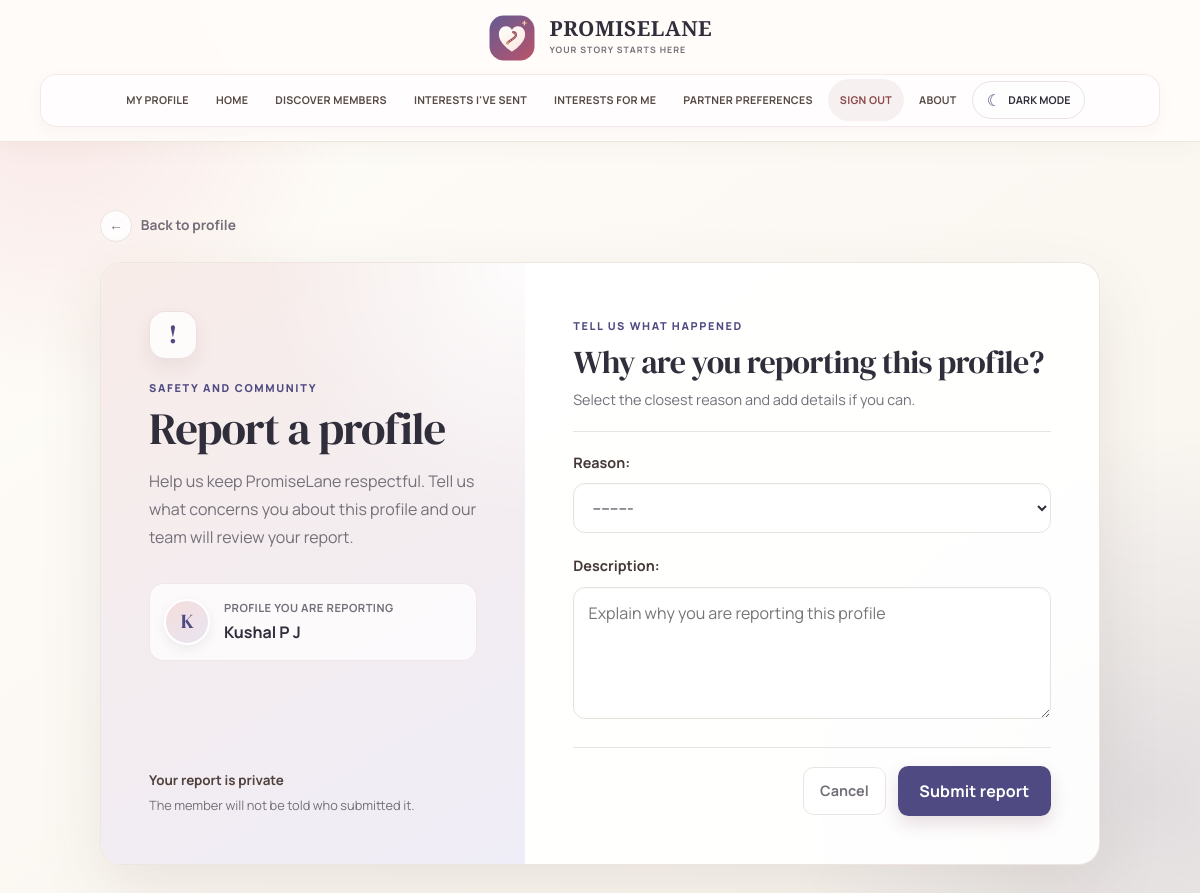
Page /connections/report_profile/4 (signed in) on the committed database.
### user_profile/models.py (models this page shows)
class MatrimonialProfile(models.Model):
    RELIGION_CHOICES = [
        ('Hindu','Hindu'),
        ('Muslim','Muslim'),
        ('Christian','Christaian'),
        ('Other','Other')
    ]
    MARITAL_STATUS_CHOICES = [
        ('Single','Single'),
        ('Divorced','Divorced'),
        ('Widowed','Widowed'),
    ]
    user = models.OneToOneField(CustomUser,on_delete=models.CASCADE,related_name='matrimonial_profile')
    religion = models.CharField(max_length=30,choices=RELIGION_CHOICES)
    caste = models.CharField(max_length=100,blank=True)
    height = models.CharField(max_length=20,blank=True)
    marital_status = models.CharField(
        max_length=30,
        choices = MARITAL_STATUS_CHOICES,
        default='Single'
    )
    education = models.CharField(max_length=150)
    occupation = models.CharField(max_length=150)
    annual_income = models.CharField(max_length=100,blank=True)
    city = models.CharField(max_length=100)
    state = models.CharField(max_length=100)
    about = models.TextField(blank=True)
    created_at = models.DateTimeField(auto_now_add=True)
    updated_at = models.DateTimeField(auto_now=True)
    is_active = models.BooleanField(default=True)

### authen/models.py (models this page shows)
class CustomUser(AbstractUser):
    age = models.PositiveIntegerField(default=0)
    phone = models.IntegerField(default=0)
    gender = models.CharField(max_length=30,blank=True)
    dob = models.DateField(null=True,blank=True,validators={validate_age})

### connections/views.py (the view)
# urls.py: path('report_profile/<int:pk>',report_profile,name='report_profile'),
@login_required
def report_profile(request,pk):
    profile = get_object_or_404(MatrimonialProfile,id=pk,is_active=True)
    reported_user = profile.user
    if reported_user == request.user:
        messages.error(request,'You cannot report your own profile')
        return redirect('browse_profiles')
    is_blocked = BlockedUser.objects.filter(
        Q(blocker=request.user,blocked=reported_user) |
        Q(blocker=reported_user,blocked=request.user)
    ).exists()
    if is_blocked:
        messages.error(request,"You cannot report this profile")
        return redirect('browse_profiles')
    if request.method == 'POST':
        already_reported = Report.objects.filter(
            reporter=request.user,
            reported_user=reported_user,
            status='Pending'
        ).exists()
        if already_reported:
            messages.warning(request,"You have already reported this profile.")
            return redirect('profile_detail',pk=pk)
        form = ReportForm(request.POST)
        if form.is_valid():
            report = form.save(commit=False)
            report.reporter = request.user
            report.reported_user = reported_user
            report.save()
            messages.success(request,"Profile reported successfully.")
            return redirect('profile_detail',pk=pk)
    else:
        form = ReportForm()
    return render(request,'report_profile.html',{'form':form,'profile':profile})

### connections/forms.py
class ReportForm(forms.ModelForm):
    class Meta:
        model = Report
        fields = ['reason','description']
        widgets = {
            'description':forms.Textarea(
                attrs={
                    'rows':4,
                    'placeholder':'Explain why you are reporting this profile'
                }
            )
        }

### connections/templates/report_profile.html (shortened to what this page needs)
{% extends 'main.html' %}
{% load static %}
{% block page_styles %}
<link rel="stylesheet" href="{% static 'connections/report_profile.css' %}">
{% endblock %}
{% block content %}
<section class="report-page">
    <a class="report-back" href="{% url 'profile_detail' profile.id %}">
        <span aria-hidden="true">&#8592;</span>
        Back to profile
    </a>
    <div class="report-layout">
        <aside class="report-intro">
            <span class="report-icon" aria-hidden="true">!</span>
            <span class="report-eyebrow">Safety and community</span>
            <h1>Report a profile</h1>
            <p class="report-intro-copy">
                Help us keep PromiseLane respectful. Tell us what concerns you about this profile
                and our team will review your report.
            </p>
            <div class="report-member">
                <span class="report-avatar" aria-hidden="true">
                    {{ profile.user.get_full_name|default:profile.user.username|first|upper }}
                </span>
                <span class="report-member-copy">
                    <span>Profile you are reporting</span>
                    <strong>{{ profile.user.get_full_name|default:profile.user.username }}</strong>
                </span>
            </div>
            <div class="report-privacy">
                <strong>Your report is private</strong>
                <p>The member will not be told who submitted it.</p>
            </div>
        </aside>
        <div class="report-card">
            <div class="report-card-heading">
                <span class="report-eyebrow">Tell us what happened</span>
                <h2>Why are you reporting this profile?</h2>
                <p>Select the closest reason and add details if you can.</p>
            </div>
            <form class="report-form" action="" method="POST">
                <div class="report-field">
                    {{ form.reason.label_tag }}
                    {{ form.reason }}
                </div>
                <div class="report-field">
                    {{ form.description.label_tag }}
                    {{ form.description }}
                </div>
                <div class="report-actions">
                    <a class="report-cancel" href="{% url 'profile_detail' profile.id %}">Cancel</a>
                    <button class="report-submit" type="submit">Submit report</button>
                </div>
            </form>
        </div>
    </div>
</section>
{% endblock %}

### static/css/main.css (style rules this page uses)
:root { font-family: 'DM Sans', sans-serif; color: #29211f; background: #fffaf7; font-synthesis: none; text-rendering: optimizeLegibility; -webkit-font-smoothing: antialiased; -moz-osx-font-smoothing: grayscale; --ink: #29211f; --muted: #766b67; --wine: #883d50; --wine-dark: #713044; --rose: #f6e8e5; --line: #eee3df; --gold: #b9875f; --surface: rgba(255, 255, 255, 0.94); --shadow: 0 18px 50px rgba(76, 48, 43, 0.09); }
* { box-sizing: border-box; }
html { min-width: 320px; scroll-behavior: smooth; }
body { position: relative; min-height: 100vh; margin: 0; overflow-x: hidden; background: radial-gradient(ellipse at 12% 18%, rgba(244, 224, 218, 0.72), transparent 34rem), radial-gradient(ellipse at 92% 78%, rgba(245, 232, 216, 0.62), transparent 32rem), #fffaf7; color: var(--ink); font-size: 16px; line-height: 1.65; }
body::before { position: fixed; z-index: -1; top: 0; right: -10rem; width: 30rem; height: 30rem; border: 1px solid rgba(136, 61, 80, 0.08); border-radius: 50%; content: ""; pointer-events: none; }
.page-content > * { animation: page-enter 420ms cubic-bezier(.2,.8,.2,1) both; }
h1, h2, h3 { margin: 0 0 0.8rem; color: var(--ink); font-family: 'Playfair Display', Georgia, serif; font-weight: 600; line-height: 1.2; }
h1 { font-size: clamp(2.2rem, 5vw, 3.5rem); letter-spacing: -0.035em; }
h2 { font-size: clamp(1.7rem, 3vw, 2.4rem); }
p { margin: 0 0 1rem; color: var(--muted); }
a { color: var(--wine); text-decoration: none; }
button, .btn { display: inline-flex; min-height: 48px; align-items: center; justify-content: center; padding: 0.75rem 1.35rem; border: 0; border-radius: 0.65rem; background: var(--wine); box-shadow: 0 8px 18px rgba(113, 48, 68, 0.16); color: white; cursor: pointer; font: inherit; font-weight: 700; transition: background 160ms ease, transform 160ms ease, box-shadow 160ms ease; }
input, textarea, select { width: 100%; min-height: 48px; margin: 0.35rem 0 1rem; padding: 0.75rem 0.9rem; border: 1px solid #e6d9d4; border-radius: 0.6rem; background: #fffdfc; color: var(--ink); font: inherit; transition: border-color 160ms ease, box-shadow 160ms ease; }
label { color: #443936; font-size: 0.92rem; font-weight: 600; }

### static/css/site.css (style rules this page uses)
:root { --ease-out: cubic-bezier(.2, .75, .25, 1); }
button, .btn, .profile-button, .dashboard-button, .clear-empty { letter-spacing: 0.01em; }
input, textarea, select { box-shadow: inset 0 1px 2px rgba(76, 48, 43, 0.025); }

### static/css/premium.css (style rules this page uses)
:root { --font-sans: 'Manrope', 'DM Sans', sans-serif; --font-serif: 'DM Serif Display', 'Playfair Display', Georgia, serif; --indigo: #4f4b82; --indigo-dark: #3d3a67; --coral: #d96f79; --coral-light: #f8e7e6; --gold: #c79a5b; --ink: #302e3a; --muted: #746f78; --wine: var(--indigo); --wine-dark: var(--indigo-dark); --rose: #f1edf5; --line: #e9e4e1; }
body { background: radial-gradient(circle at 4% 10%, rgba(217, 111, 121, 0.14), transparent 19rem), radial-gradient(circle at 96% 84%, rgba(79, 75, 130, 0.14), transparent 23rem), linear-gradient(145deg, #fffdf9 0%, #f8f4ed 100%); font-family: var(--font-sans); color: var(--ink); }
body::before { top: -8rem; right: -8rem; width: 24rem; height: 24rem; border: 1px solid rgba(79, 75, 130, 0.12); }
body::after { position: fixed; z-index: -1; right: 6%; bottom: 3%; width: 18rem; height: 18rem; border: 1px solid rgba(199, 154, 91, 0.12); border-radius: 50%; content: ""; pointer-events: none; }
h1, h2, h3, .auth-intro h1, .forgot-intro h1, .dashboard-welcome h1, .matchmaking-form-heading h1 { font-family: var(--font-serif); letter-spacing: -0.025em; }
.form-field input, .form-field select, .form-field textarea, .forgot-field input, .profile-filters input, .profile-filters select, input, select, textarea { min-height: 50px; border-radius: 0.75rem; border-color: #e7e1dd; background: rgba(255, 255, 255, 0.82); }
body::before { animation: ambient-drift 20s ease-in-out infinite alternate; }
body::after { animation: ambient-drift 24s ease-in-out infinite alternate-reverse; }

### static/css/theme.css (style rules this page uses)
:root { color-scheme: light; }

### rows in the picture
MatrimonialProfile: user.get_full_name|first "K", user.get_full_name "Kushal P J"
